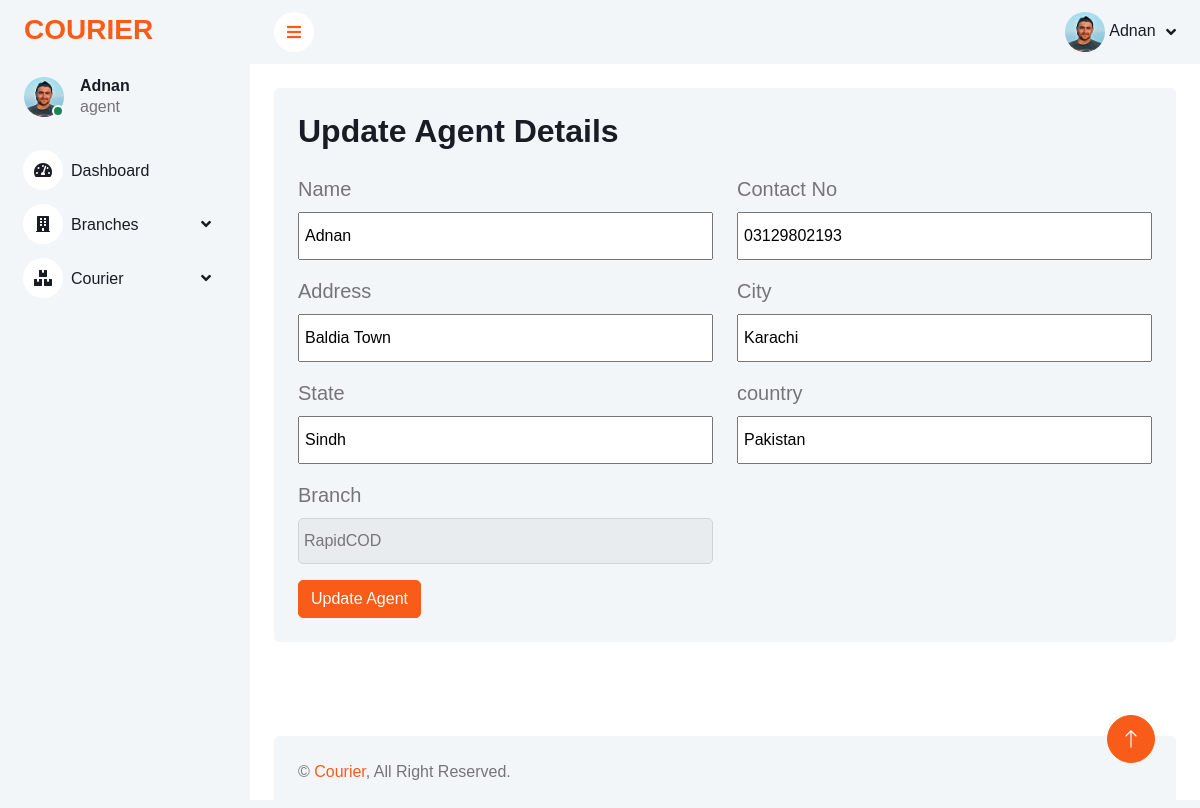
The page /backend/update-agent.php?agentId=4 (signed in) on the database its author committed.
### tables this page shows
CREATE TABLE `user` (
  `user_id` int(11) NOT NULL,
  `name` varchar(255) NOT NULL,
  `email` varchar(255) NOT NULL,
  `password` varchar(255) NOT NULL,
  `profile_picture` varchar(255) NOT NULL,
  `role_id` int(11) NOT NULL
);

CREATE TABLE `role` (
  `role_id` int(11) NOT NULL,
  `role_type` varchar(255) NOT NULL
);

CREATE TABLE `agent` (
  `agent_id` int(11) NOT NULL,
  `agent_name` varchar(255) NOT NULL,
  `agent_contact` varchar(255) NOT NULL,
  `agent_address` varchar(255) NOT NULL,
  `agent_city` varchar(255) NOT NULL,
  `agent_state` varchar(255) NOT NULL,
  `agent_country` varchar(255) NOT NULL,
  `agent_branch` varchar(255) NOT NULL
);

### backend/update-agent.php (the view, shortened to what this page needs)
<?php
include('db.php');
?>
<?php
include 'links.php';
?>
</head>
<?php
include 'header.php';
?>
            <div class="container-fluid pt-4 px-4 h-75 mb-5">
                <div class="row g-4">
                <div class="col-12">
                        <div class="bg-light rounded h-100 p-4">
                            <h2 class="mb-4">Update Agent Details</h2>
                            <?php
                            $agentId = $_GET['agentId'];
                           $sql = "SELECT * FROM `agent` LEFT JOIN branch ON agent.agent_branch = branch.branch_id WHERE agent_id = '$agentId'";
                           $result = mysqli_query($conn, $sql);
                           if (mysqli_num_rows($result) > 0) {
                            while ($row = mysqli_fetch_assoc($result)) {
                            ?>
                            <form action="<?php $_SERVER['PHP_SELF'] ?>" method="POST">
                                <div class="row">
                                    <div class="col-sm-12 col-md-6  mb-3">
                                        <label for="exampleInputPassword1" class="form-label">Name</label>
                                        <input type="text" name="agent_name" value="<?php echo $row['agent_name'] ?>" required>
                                    </div>
                                    <div class="col-sm-12 col-md-6 mb-3">
                                        <label for="exampleInputPassword1" class="form-label">Contact No</label>
                                        <input type="text" name="agent_contact"  value="<?php echo $row['agent_contact'] ?>" required>
                                    </div>
                                    <div class="col-sm-12 col-md-6 mb-3">
                                        <label for="exampleInputPassword1" class="form-label">Address</label>
                                        <input type="text" name="agent_address" value="<?php echo $row['agent_address'] ?>" required>
                                    </div>
                                    <div class="col-sm-12 col-md-6 mb-3">
                                        <label for="exampleInputPassword1" class="form-label">City</label>
                                        <input type="text" name="agent_city" value="<?php echo $row['agent_city'] ?>" required>
                                    </div>
                                    <div class="col-sm-12 col-md-6 mb-3">
                                        <label for="exampleInputPassword1" class="form-label">State</label>
                                        <input type="text" name="agent_state"  value="<?php echo $row['agent_state'] ?>" required>
                                    </div>
                                    <div class="col-sm-12 col-md-6 mb-3">
                                        <label for="exampleInputPassword1" class="form-label">country</label>
                                        <input type="text" name="agent_country"  value="<?php echo $row['agent_country'] ?>" required>
                                    </div>
                                    <div class="col-sm-12 col-md-6 mb-3">
                                        <label for="exampleInputPassword1" class="form-label">Branch</label>
                                        <select name="agent_branch" class="form-control">
                                            <?php
                                            $sql1 = "SELECT * FROM `branch`";
                                            $result1 = mysqli_query($conn, $sql1);
                                            if (mysqli_num_rows($result1) > 0) {
                                                while ($row1 = mysqli_fetch_assoc($result1)) {
                                                    if ($row['agent_branch'] == $row1['branch_id']) {
                                                        $selected = "selected";
                                                    }else {
                                                        $selected = "";
                                                    }
                                                   echo" <option {$selected} value='{$row1['branch_id']}'>{$row1['branch_name']}</option>";
                                                }
                                            }
                                            ?>
                                        </select>
                                    </div>
                                </div>
                                <button type="submit" class="btn btn-primary">Update Agent</button>
                            </form>
                            <?php
                            }
                        }
                            ?>
                        </div>
                    </div>
                </div>
            </div>
            <?php
include 'footer.php';
?>

### backend/header.php (shortened to what this page needs)
<body>
    <div class="container-xxl position-relative bg-white d-flex p-0">
        <div class="sidebar pe-4 pb-3">
            <nav class="navbar bg-light navbar-light">
                <a href="index.php" class="navbar-brand mx-4 mb-3">
                    <h3 class="text-primary">COURIER</h3>
                </a>
                <div class="d-flex align-items-center ms-4 mb-4">
                <div class="position-relative">
                        <img class="rounded-circle" src="uploads-images/<?php echo $row5['profile_picture']?>" alt="" style="width: 40px; height: 40px;">
                        <div class="bg-success rounded-circle border border-2 border-white position-absolute end-0 bottom-0 p-1"></div>
                    </div>
                    <div class="ms-3">
                        <h6 class="mb-0"><?php echo $_SESSION['name']?></h6>
                        <span class="role-heading"><?php echo $row5['role_type']?></span>
                    </div>
                </div>
                <div class="navbar-nav w-100">
                    <a href="index.php" class="nav-item nav-link"><i class="fa fa-tachometer-alt me-2"></i>Dashboard</a>
                    <div class="nav-item dropdown">
                        <a href="#" class="nav-link dropdown-toggle" data-bs-toggle="dropdown"><i class="fa fa-building me-2"></i>Branches</a>
                    </div>
                    <div class="nav-item dropdown">
                        <a href="#" class="nav-link dropdown-toggle" data-bs-toggle="dropdown"><i class="fa fa-boxes me-2"></i>Courier</a>
                    </div>
                </div>
            </nav>
        </div>
        <div class="content">
            <nav class="navbar navbar-expand bg-light navbar-light sticky-top px-4 py-0">
                <a href="#" class="sidebar-toggler flex-shrink-0">
                    <i class="fa fa-bars"></i>
                </a>
                <div class="navbar-nav align-items-center ms-auto">
                    <div class="nav-item dropdown">
                        <a href="#" class="nav-link dropdown-toggle" data-bs-toggle="dropdown">
                        <img class="rounded-circle" src="uploads-images/<?php echo $row5['profile_picture']?>" alt="" style="width: 40px; height: 40px;">
                            <span class="d-none d-lg-inline-flex"><?php echo $_SESSION['name']?></span>
                        </a>
                    </div>
                </div>
            </nav>

### backend/css/style.css (style rules this page uses)
:root { --primary: #F95C19; --light: #F3F6F9; --dark: #191C24; }
.text-primary { color: var(--primary) !important; }
.btn { transition: .5s; }
.btn.btn-primary { color: #FFFFFF; }
.sidebar { position: fixed; top: 0; left: 0; bottom: 0; width: 250px; height: 100vh; overflow-y: auto; background: var(--light); transition: 0.5s; z-index: 999; }
.content { margin-left: 250px; min-height: 100vh; background: #FFFFFF; transition: 0.5s; }
@media (min-width: 992px) { .sidebar { margin-left: 0; } }
@media (min-width: 992px) { .content { width: calc(100% - 250px); } }
.sidebar .navbar .navbar-nav .nav-link { padding: 7px 20px; color: var(--dark); font-weight: 500; border-left: 3px solid var(--light); border-radius: 0 30px 30px 0; outline: none; }
.sidebar .navbar .navbar-nav .nav-link i { width: 40px; height: 40px; display: inline-flex; align-items: center; justify-content: center; background: #FFFFFF; border-radius: 40px; }
.sidebar .navbar .dropdown-toggle::after { position: absolute; top: 15px; right: 15px; border: none; content: "\f107"; font-family: "Font Awesome 5 Free"; font-weight: 900; transition: .5s; }
.content .navbar .navbar-nav .nav-link { margin-left: 25px; padding: 12px 0; color: var(--dark); outline: none; }
.content .navbar .sidebar-toggler, .content .navbar .navbar-nav .nav-link i { width: 40px; height: 40px; display: inline-flex; align-items: center; justify-content: center; background: #FFFFFF; border-radius: 40px; }
.content .navbar .dropdown-toggle::after { margin-left: 6px; vertical-align: middle; border: none; content: "\f107"; font-family: "Font Awesome 5 Free"; font-weight: 900; transition: .5s; }

### backend/update-agent.php (style rules this page uses)
.form-label { display: block !important; font-size: 20px; }
input, select { width: 100% !important; padding: 10px 5px !important; }

### rows shown on the page
user: profile_picture (picture), role.role_type "agent"
agent: agent_name "Adnan", agent_contact "03129802193", agent_address "Baldia Town", agent_city "Karachi", agent_state "Sindh", agent_country "Pakistan"

### other values the page prints
$_SESSION['name'] "Adnan"
form field agent_branch "RapidCOD"
